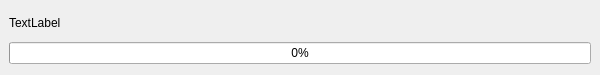
<?xml version="1.0" encoding="UTF-8"?>
<ui version="4.0">
 <class>w_main</class>
 <widget class="QMainWindow" name="w_main">
  <property name="geometry">
   <rect>
    <x>0</x>
    <y>0</y>
    <width>600</width>
    <height>75</height>
   </rect>
  </property>
  <property name="sizePolicy">
   <sizepolicy hsizetype="Fixed" vsizetype="Fixed">
    <horstretch>0</horstretch>
    <verstretch>0</verstretch>
   </sizepolicy>
  </property>
  <property name="minimumSize">
   <size>
    <width>600</width>
    <height>75</height>
   </size>
  </property>
  <property name="maximumSize">
   <size>
    <width>600</width>
    <height>75</height>
   </size>
  </property>
  <property name="windowTitle">
   <string>Module updater</string>
  </property>
  <widget class="QWidget" name="centralwidget">
   <layout class="QVBoxLayout" name="verticalLayout">
    <item>
     <widget class="QLabel" name="label">
      <property name="sizePolicy">
       <sizepolicy hsizetype="Preferred" vsizetype="Fixed">
        <horstretch>0</horstretch>
        <verstretch>0</verstretch>
       </sizepolicy>
      </property>
      <property name="minimumSize">
       <size>
        <width>0</width>
        <height>25</height>
       </size>
      </property>
      <property name="text">
       <string notr="true">TextLabel</string>
      </property>
     </widget>
    </item>
    <item>
     <widget class="QProgressBar" name="progressBar">
      <property name="value">
       <number>0</number>
      </property>
      <property name="format">
       <string notr="true">%p%</string>
      </property>
     </widget>
    </item>
   </layout>
  </widget>
 </widget>
 <resources/>
 <connections/>
</ui>
